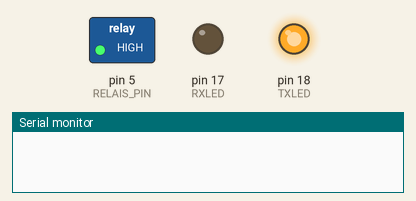
Recording of a sketch running on a simulated Arduino Uno, built with avr-gcc and run on an emulated ATmega328P. Shown: switched loads named in the sketch (green lamp = pin HIGH), output pins drawn as LEDs (lit = HIGH), the last lines printed to the serial monitor.

Above: at 0.5 s.
At 3.5 s:
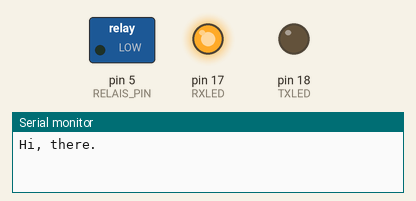
Timing chart, 0 to 4.6 s (numbered marks = the images above):
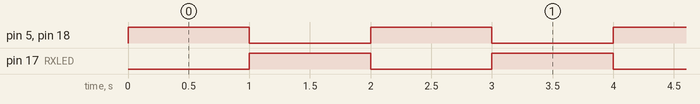

Measured:
- by itself, pin 5 (RELAIS_PIN), pin 17 (RXLED), pin 18 (TXLED): alternates HIGH for 1.0 s and LOW for 1.0 s

The sketch:

RelaisRadar.ino
```cpp
/*
  Relais for radino IP65-Radar
  (c) Claus Kuehnel 2017-10-12 info@ckuehnel.ch
*/

#define RXLED 17 // green LED
#define TXLED 18 // red LED


#define RELAIS_PIN   5            // defined radino32 Radar board

#define RELAIS_ON() digitalWrite(RELAIS_PIN, HIGH)
#define RELAIS_OFF() digitalWrite(RELAIS_PIN, LOW)
#define RELAIS_INIT() pinMode(RELAIS_PIN, OUTPUT)

void setup() {
  // initialize digital pin LED_BUILTIN as an output.
  pinMode(RXLED, OUTPUT);
  pinMode(TXLED, OUTPUT);
  RELAIS_INIT();
  Serial.begin(115200);
}


void loop() {
  digitalWrite(TXLED, HIGH);
  digitalWrite(RXLED, LOW);
  RELAIS_ON();
  delay(1000);
  digitalWrite(TXLED, LOW);
  digitalWrite(RXLED, HIGH);
  RELAIS_OFF();
  delay(1000);
  Serial.println("Hi, there.");


}
```
